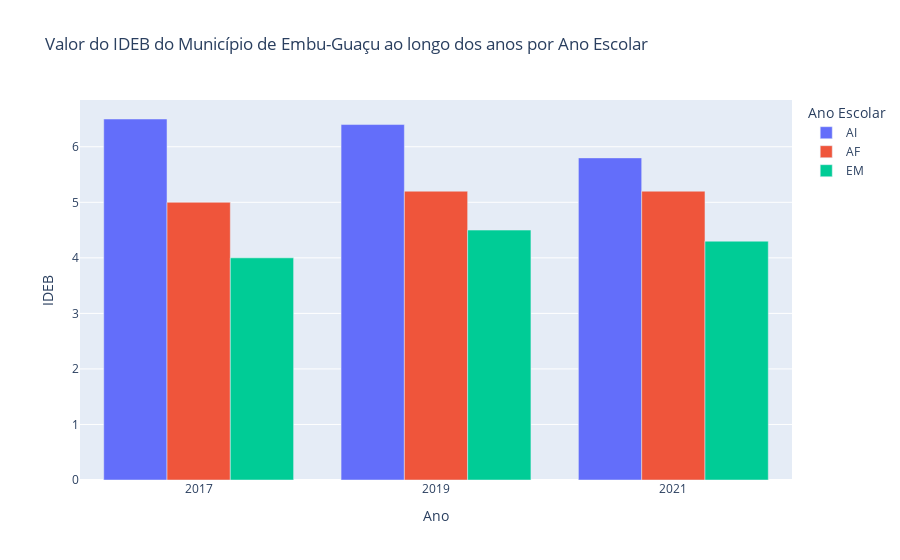

Here is the notebook cell this chart was saved with:
### Code cell
fig1 = go.Figure()

fig1.add_trace(go.Bar(x=df_ideb_por_municipio[(df_ideb_por_municipio['ciclo'] == 'AI') & (df_ideb_por_municipio['rede'] == 'Pública')]['ano'], y=df_ideb_por_municipio[(df_ideb_por_municipio['ciclo'] == 'AI') & (df_ideb_por_municipio['rede'] == 'Pública')]['ideb'], name='AI'))
fig1.add_trace(go.Bar(x=df_ideb_por_municipio[(df_ideb_por_municipio['ciclo'] == 'AF') & (df_ideb_por_municipio['rede'] == 'Pública')]['ano'], y=df_ideb_por_municipio[(df_ideb_por_municipio['ciclo'] == 'AF') & (df_ideb_por_municipio['rede'] == 'Pública')]['ideb'], name='AF'))
fig1.add_trace(go.Bar(x=df_ideb_por_municipio[(df_ideb_por_municipio['ciclo'] == 'EM') & (df_ideb_por_municipio['rede'] == 'Pública')]['ano'], y=df_ideb_por_municipio[(df_ideb_por_municipio['ciclo'] == 'EM') & (df_ideb_por_municipio['rede'] == 'Pública')]['ideb'], name='EM'))


fig1.update_layout(title='Valor do IDEB do Município de Embu-Guaçu ao longo dos anos por Ano Escolar ',
                   xaxis_title='Ano',
                   yaxis_title='IDEB',
                   barmode='group',
                   legend_title='Ano Escolar')

fig1.show()

### Figure 1 — Plotly figure (JSON) as saved in the notebook; plotly's stock layout.template omitted (floating-point values rounded to 4 significant figures)
{"data": [{"name": "AI", "type": "bar", "x": [2021, 2017, 2019], "y": [5.8, 6.5, 6.4]}, {"name": "AF", "type": "bar", "x": [2021, 2017, 2019], "y": [5.2, 5, 5.2]}, {"name": "EM", "type": "bar", "x": [2021, 2017, 2019], "y": [4.3, 4, 4.5]}], "layout": {"barmode": "group", "legend": {"title": {"text": "Ano Escolar"}}, "title": {"text": "Valor do IDEB do Município de Embu-Guaçu ao longo dos anos por Ano Escolar "}, "xaxis": {"title": {"text": "Ano"}}, "yaxis": {"title": {"text": "IDEB"}}}}
